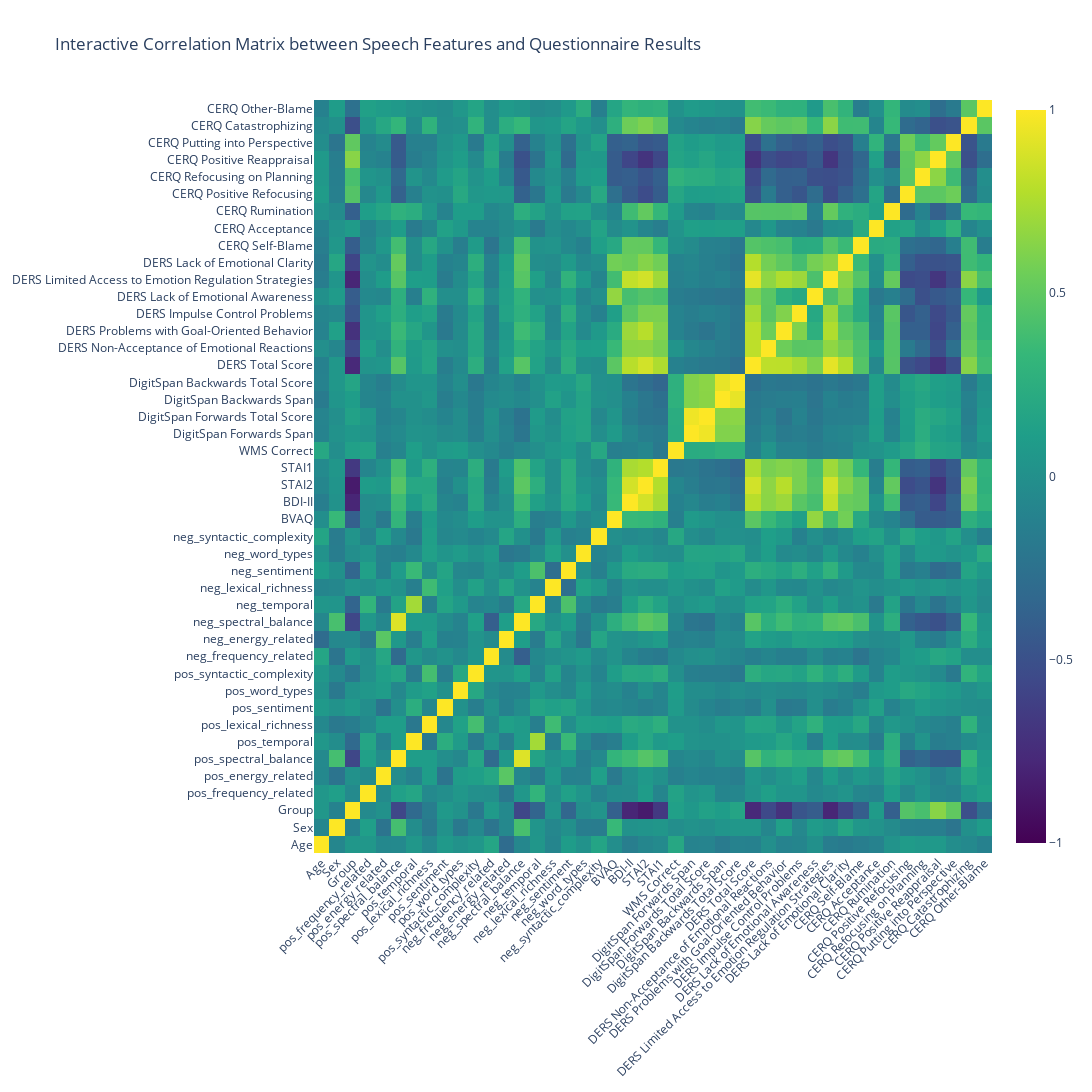

The notebook cell saved with this chart:
### Markdown cell above
without normalized questionnaires

### Code cell
# Exclude some columns from the correlation matrix
columns_to_exclude = ['TM Practice B', 'TM Practice A',
    'WMS Correct Norm',
    'Error B Norm',
    'TM B Norm',
    'B/A Norm',
    'Hamilton Score Norm',
    'DERS Total Score Norm',
    'DERS Non-Acceptance of Emotional Reactions Norm',
    'DERS Problems with Goal-Oriented Behavior Norm',
    'DERS Impulse Control Problems Norm',
    'DERS Lack of Emotional Awareness Norm',
    'DERS Limited Access to Emotion Regulation Strategies Norm',
    'DERS Lack of Emotional Clarity Norm',
    'CERQ Self-Blame Norm',
    'CERQ Acceptance Norm',
    'CERQ Rumination Norm',
    'CERQ Positive Refocusing Norm',
    'CERQ Refocusing on Planning Norm',
    'CERQ Positive Reappraisal Norm',
    'CERQ Putting into Perspective Norm',
    'CERQ Catastrophizing Norm',
    'CERQ Other-Blame Norm'
]

analysis_df_filtered = analysis_df.drop(columns=columns_to_exclude)

# Compute the correlation matrix
correlation_matrix = analysis_df_filtered.corr()

# Create a mask for the upper triangle
mask = np.triu(np.ones_like(correlation_matrix, dtype=bool))

# Plot the correlation matrix using a heatmap
plt.figure(figsize=(15, 10))
sns.heatmap(correlation_matrix, mask= mask, annot=False, fmt=".2f", cmap="coolwarm", cbar=True)
plt.title('Correlation Matrix between Speech Features and Questionnaire Results')
plt.xticks(rotation=45, ha='right')
plt.yticks(rotation=0)
# Save the figure
plt.savefig('W:/Fmri_Forschung/Allerlei/JuliaS/GitHub/SubliminalVideoPriming/plots/speech_questionnaire_correlation_significant_all.png', bbox_inches='tight')
plt.show()



# Plot interactive heatmap using plotly.graph_objects
fig = go.Figure(data=go.Heatmap(
    z=correlation_matrix.to_numpy(),
    x=correlation_matrix.columns.tolist(),
    y=correlation_matrix.index.tolist(),
    colorscale='Viridis',
    zmin=-1, zmax=1,
    showscale=True
))

fig.update_layout(
    title='Interactive Correlation Matrix between Speech Features and Questionnaire Results',
    xaxis=dict(tickangle=-45),
    yaxis=dict(tickangle=0),
    autosize=False,
    width=1500,
    height=1500
)

fig.show()
fig.write_html("W:/Fmri_Forschung/Allerlei/JuliaS/GitHub/SubliminalVideoPriming/plots/speech_questinnaire_correlations_reduced_interactive.html")

# Calculate the correlation matrix and the corresponding p-values matrix
def calculate_correlations(df):
    correlations = df.corr()
    p_values = df.corr(method=lambda x, y: pearsonr(x, y)[1]) - np.eye(*correlations.shape)
    return correlations, p_values

correlation_matrix, p_values = calculate_correlations(analysis_df_filtered)

# Apply Bonferroni correction
alpha = 0.05
num_tests = p_values.size
bonferroni_threshold = alpha / num_tests

# Print the information for Bonferroni correction
print(f"Number of comparisons corrected for Bonferroni: {num_tests}")
print(f"Bonferroni correction threshold: {bonferroni_threshold}")

# Create a mask for significant correlations
significant_mask = (p_values < bonferroni_threshold)

# Mask insignificant correlations in the correlation matrix
significant_correlations = correlation_matrix.where(significant_mask)

# Create a mask for the upper triangle
mask = np.triu(np.ones_like(significant_correlations, dtype=bool))

# Plot the significant correlations using a heatmap
plt.figure(figsize=(20, 15))
sns.heatmap(significant_correlations, mask=mask, annot=False, fmt=".2f", cmap="coolwarm", cbar=True)
plt.title('Significant Correlations (Bonferroni-corrected) between Speech Features and Questionnaire Results', fontsize=16)
plt.xticks(rotation=45, ha='right', fontsize=12)
plt.yticks(fontsize=12)
# Save the figure
plt.savefig('W:/Fmri_Forschung/Allerlei/JuliaS/GitHub/SubliminalVideoPriming/plots/speech_questionnaire_correlation_significant.png', bbox_inches='tight')
plt.show()



# Extract significant correlations
significant_pairs = []

for row in range(correlation_matrix.shape[0]):
    for col in range(row+1, correlation_matrix.shape[1]):
        if p_values.iloc[row, col] < bonferroni_threshold:
            significant_pairs.append({
                'Variable1': correlation_matrix.index[row],
                'Variable2': correlation_matrix.columns[col],
                'Correlation': correlation_matrix.iloc[row, col],
                'P-Value': p_values.iloc[row, col]
            })

significant_pairs_df = pd.DataFrame(significant_pairs)

# Save the significant correlations to a CSV file
significant_pairs_df.to_csv('W:/Fmri_Forschung/Allerlei/JuliaS/GitHub/SubliminalVideoPriming/data/speech/speech_questionnaire_correlation_reduced_corrected.csv', index=False)

### Figure 1 — Plotly figure (JSON) as saved in the notebook; plotly's stock layout.template omitted (floating-point values rounded to 4 significant figures; data arrays with more than 128 entries replaced by an {"elided": "..."} marker saying what was removed)
{"data": [{"colorscale": [[0, "#440154"], [0.1111, "#482878"], [0.2222, "#3e4989"], [0.3333, "#31688e"], [0.4444, "#26828e"], [0.5556, "#1f9e89"], [0.6667, "#35b779"], [0.7778, "#6ece58"], [0.8889, "#b5de2b"], [1, "#fde725"]], "showscale": true, "type": "heatmap", "x": ["Age", "Sex", "Group", "pos_frequency_related", "pos_energy_related", "pos_spectral_balance", "pos_temporal", "pos_lexical_richness", "pos_sentiment", "pos_word_types", "pos_syntactic_complexity", "neg_frequency_related", "neg_energy_related", "neg_spectral_balance", "neg_temporal", "neg_lexical_richness", "neg_sentiment", "neg_word_types", "neg_syntactic_complexity", "BVAQ", "BDI-II", "STAI2", "STAI1", "WMS Correct", "DigitSpan Forwards Span", "DigitSpan Forwards Total Score", "DigitSpan Backwards Span", "DigitSpan Backwards Total Score", "DERS Total Score", "DERS Non-Acceptance of Emotional Reactions", "DERS Problems with Goal-Oriented Behavior", "DERS Impulse Control Problems", "DERS Lack of Emotional Awareness", "DERS Limited Access to Emotion Regulation Strategies", "DERS Lack of Emotional Clarity", "CERQ Self-Blame", "CERQ Acceptance", "CERQ Rumination", "CERQ Positive Refocusing", "CERQ Refocusing on Planning", "CERQ Positive Reappraisal", "CERQ Putting into Perspective", "CERQ Catastrophizing", "CERQ Other-Blame"], "y": ["Age", "Sex", "Group", "pos_frequency_related", "pos_energy_related", "pos_spectral_balance", "pos_temporal", "pos_lexical_richness", "pos_sentiment", "pos_word_types", "pos_syntactic_complexity", "neg_frequency_related", "neg_energy_related", "neg_spectral_balance", "neg_temporal", "neg_lexical_richness", "neg_sentiment", "neg_word_types", "neg_syntactic_complexity", "BVAQ", "BDI-II", "STAI2", "STAI1", "WMS Correct", "DigitSpan Forwards Span", "DigitSpan Forwards Total Score", "DigitSpan Backwards Span", "DigitSpan Backwards Total Score", "DERS Total Score", "DERS Non-Acceptance of Emotional Reactions", "DERS Problems with Goal-Oriented Behavior", "DERS Impulse Control Problems", "DERS Lack of Emotional Awareness", "DERS Limited Access to Emotion Regulation Strategies", "DERS Lack of Emotional Clarity", "CERQ Self-Blame", "CERQ Acceptance", "CERQ Rumination", "CERQ Positive Refocusing", "CERQ Refocusing on Planning", "CERQ Positive Reappraisal", "CERQ Putting into Perspective", "CERQ Catastrophizing", "CERQ Other-Blame"], "z": {"elided": "44x44 float values"}, "zmax": 1, "zmin": -1}], "layout": {"autosize": false, "height": 1500, "title": {"text": "Interactive Correlation Matrix between Speech Features and Questionnaire Results"}, "width": 1500, "xaxis": {"tickangle": -45}, "yaxis": {"tickangle": 0}}}
